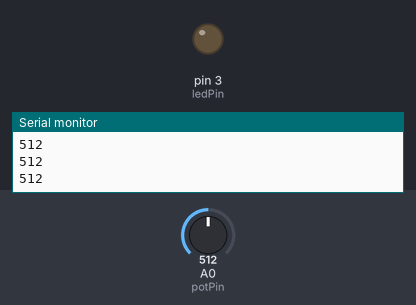
The sketch below on a simulated Arduino Uno, built with avr-gcc and run on an emulated ATmega328P. On the bench: output pins drawn as LEDs (lit = HIGH), the last lines printed to the serial monitor. The test bench sets the inputs (shaded band); at power-on: A0 (potPin) = 512.

Above: at 1.2 s.
1.3 s: A0 (potPin) set to 522
At 1.6 s:
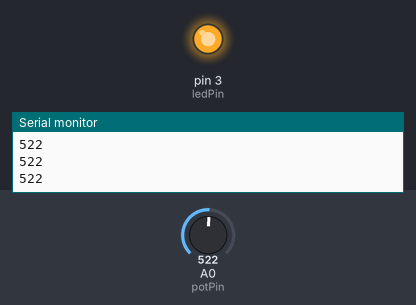
2.8 s: A0 (potPin) set to 511
At 4.0 s:
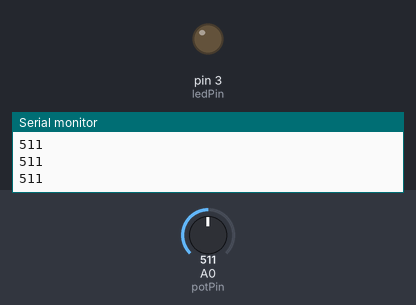
4.3 s: A0 (potPin) set to 716
At 5.1 s:
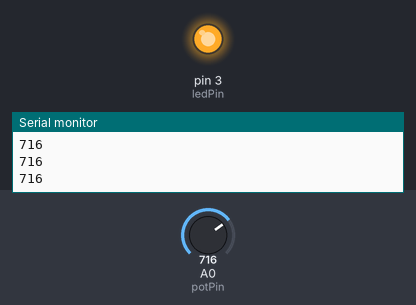
Timing chart, 0 to 7.3 s (numbered marks = the images above; inputs shaded):
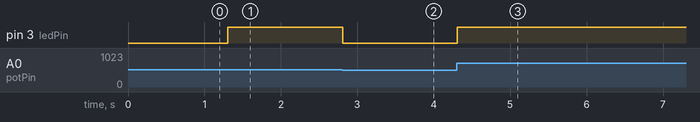

Measured:
- the behaviour switches between 512 and 513 on A0 (potPin) (found by bisection; images 0 and 1)
- after the input at 1.3 s, pin 3 (ledPin): LOW → HIGH at once
- after the input at 2.8 s, pin 3 (ledPin): HIGH → LOW at once
- after the input at 4.3 s, pin 3 (ledPin): LOW → HIGH at once

The sketch:

analogRead_digitalWrite_led_potentiometer.ino
```cpp
int ledPin = 3;
int potPin = A0;


void setup() {
  // initialize serial communication at 9600 bits per second:
  Serial.begin(9600);
  pinMode(ledPin,OUTPUT);
}

void loop() {
  int sensorValue = analogRead(potPin);
  Serial.println(sensorValue);  // print out the value you read:


  //if the potentiometer is below or above the middle value
  if(sensorValue>512){
    digitalWrite(ledPin, HIGH);
  }else{
    digitalWrite(ledPin, LOW);
  }

  delay(1);        // delay in between reads for stability
}
```
